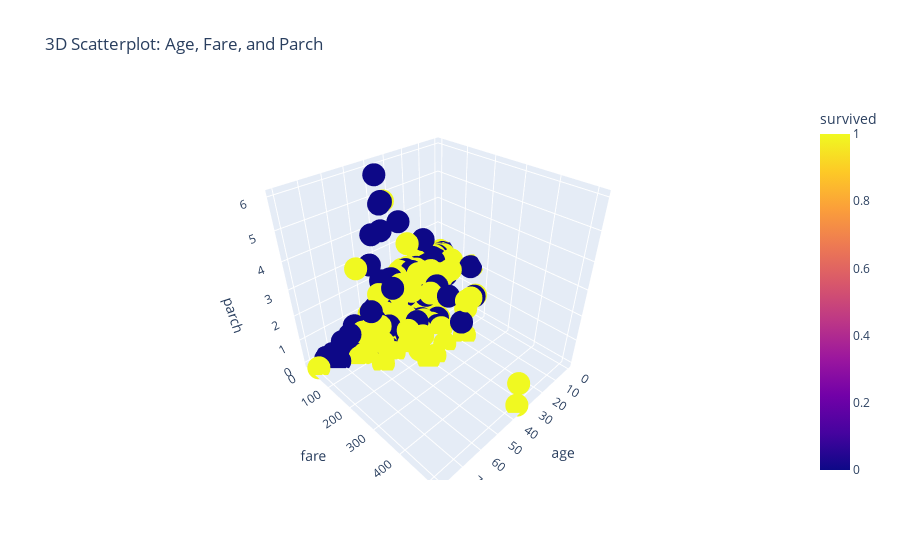

The notebook cell saved with this chart:
### Markdown cell above
#### 3D Scatterplots

### Code cell
import plotly.express as px

# Create a 3D scatterplot
fig = px.scatter_3d(df, x='age', y='fare', z='parch', color='survived',
                    title='3D Scatterplot: Age, Fare, and Parch')
fig.show()

### Figure 1 — Plotly figure (JSON) as saved in the notebook; plotly's stock layout.template omitted (floating-point values rounded to 4 significant figures; data arrays with more than 128 entries replaced by an {"elided": "..."} marker saying what was removed)
{"data": [{"hovertemplate": "age=%{x}<br>fare=%{y}<br>parch=%{z}<br>survived=%{marker.color}<extra></extra>", "legendgroup": "", "marker": {"color": {"elided": "891 int values"}, "coloraxis": "coloraxis", "symbol": "circle"}, "mode": "markers", "name": "", "scene": "scene", "showlegend": false, "type": "scatter3d", "x": {"elided": "891 float values"}, "y": {"elided": "891 float values"}, "z": {"elided": "891 int values"}}], "layout": {"coloraxis": {"colorbar": {"title": {"text": "survived"}}, "colorscale": [[0, "#0d0887"], [0.1111, "#46039f"], [0.2222, "#7201a8"], [0.3333, "#9c179e"], [0.4444, "#bd3786"], [0.5556, "#d8576b"], [0.6667, "#ed7953"], [0.7778, "#fb9f3a"], [0.8889, "#fdca26"], [1, "#f0f921"]]}, "legend": {"tracegroupgap": 0}, "scene": {"domain": {"x": [0, 1], "y": [0, 1]}, "xaxis": {"title": {"text": "age"}}, "yaxis": {"title": {"text": "fare"}}, "zaxis": {"title": {"text": "parch"}}}, "title": {"text": "3D Scatterplot: Age, Fare, and Parch"}}}
